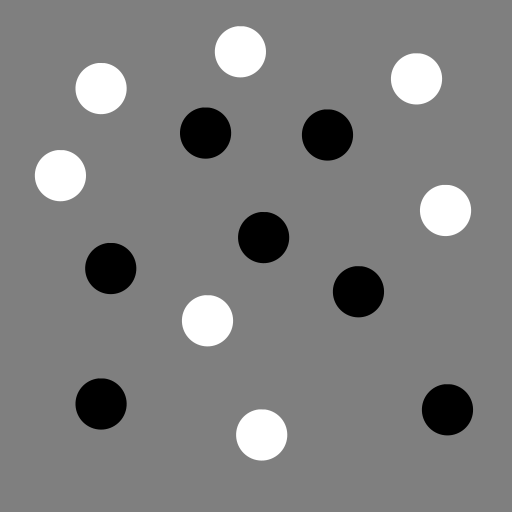
#> input picture data/week2/test_blob_uniform.png, 512 x 512 px
$ jupyter execute week02.ipynb
#> lines starting #> are read from the running program, lines starting #| are printed output that depends on the picture
### excercises/utils.py
import numpy as np
import scipy.linalg


def get_gaussian_kernel(sigma: float, kernel_size: int=None) -> np.ndarray:
    """
    Get a 1D Gaussian kernel of size kernel_size and standard deviation sigma.
    If kernel_size is not provided, it is set to 4*sigma.
    """

    if kernel_size is None:
        kernel_size = int(4 * sigma)

    t = sigma**2
    x = np.arange(-kernel_size, kernel_size+1, 1)

    kernel = np.exp(- x**2 / (2 * t)) / np.sqrt(2 * t * np.pi)

    return kernel / np.sum(kernel)


# [14 lines left out: function get_gaussian_kernel_1st_order, not called in this run]


def get_gaussian_kernel_2nd_order(sigma: float, kernel_size: int=None) -> np.ndarray:
    """
    Get a 1D 2nd order Gaussian kernel of size kernel_size and standard deviation sigma.
    If kernel_size is not provided, it is set to 4*sigma.
    """

    if kernel_size is None:
        kernel_size = int(4 * sigma)

    x = np.arange(-kernel_size, kernel_size+1, 1)

    kernel = (x**2 / sigma**4 - 1 / sigma**2) * np.exp(- x**2 / (2 * sigma**2)) / (sigma * np.sqrt(2 * np.pi))

    return kernel / np.sum(kernel)


# [85 lines left out: functions get_segmentation_boundary, get_segmentation_boundary_length, simple_smooth_curve, smooth_curve, predict_afine_transform, not called in this run]

### excercises/week02.ipynb
[cell 1]
from functools import partial

import numpy as np
import scipy.signal
import matplotlib.pyplot as plt
from PIL import Image
from skimage.feature import peak_local_max

from utils import get_gaussian_kernel_2nd_order, get_gaussian_kernel

[cell 2]
img_orig = Image.open('../data/week2/test_blob_uniform.png')
#> img_orig is the input picture: PIL image 512x512 L; min 0, max 255, mean 127.1
img_orig = np.array(img_orig)
img_orig = (img_orig - img_orig.mean()) / img_orig.std()
#> img_orig: shape (512, 512) float64

sigma = 19
coords_distance = 30
threshold = 1000

get_intensity = lambda img, treshold, yx: img[int(yx[0]), int(yx[1])] >= treshold

kernel = np.outer(
    get_gaussian_kernel_2nd_order(sigma),
    get_gaussian_kernel(sigma))

img = scipy.signal.convolve(img_orig, kernel, mode='same')
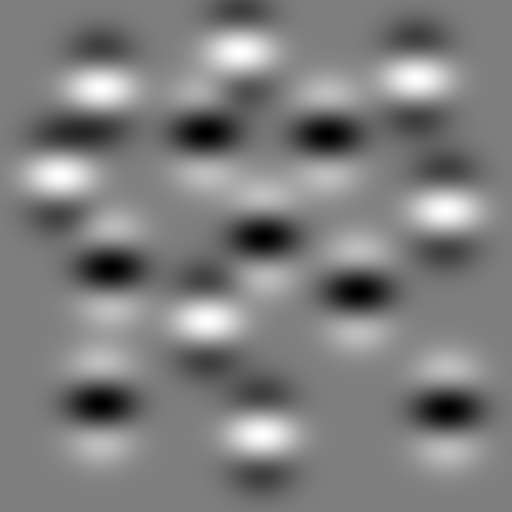
#> img: shape (512, 512) float64; min -1148.5, max 1157, mean 1.3; drawn with min black and max white
img += scipy.signal.convolve(img_orig, kernel.T, mode='same')
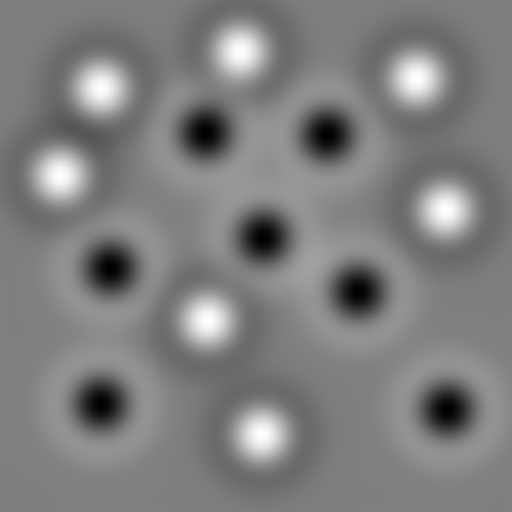
#> img: shape (512, 512) float64; min -2293, max 2310.7, mean 1.8; drawn with min black and max white


fig, ax = plt.subplots(1, 2, figsize=(10, 5))

ax[0].imshow(img_orig, cmap='gray')
ax[1].imshow(img, cmap='gray')

coords = peak_local_max(img, min_distance=coords_distance)
#> coords = 21 rows, first 8: [51, 240], [320, 207], [210, 445], [78, 416], [434, 261], [175, 60], [88, 101], [264, 311]
partial_get_intensity = partial(get_intensity, img, threshold)
coords = np.array(list(filter(partial_get_intensity, coords)))
#> coords = [[51, 240], [320, 207], [210, 445], [78, 416], [434, 261], [175, 60], [88, 101]]
ax[0].plot(coords[:, 1], coords[:, 0], 'r.')

for coord in coords:
    radius = np.sqrt(2) * sigma
    circle = plt.Circle(coord[::-1], radius, color='r', fill=False)
    ax[0].add_artist(circle)
#> this loop made 7 passes

plt.show()
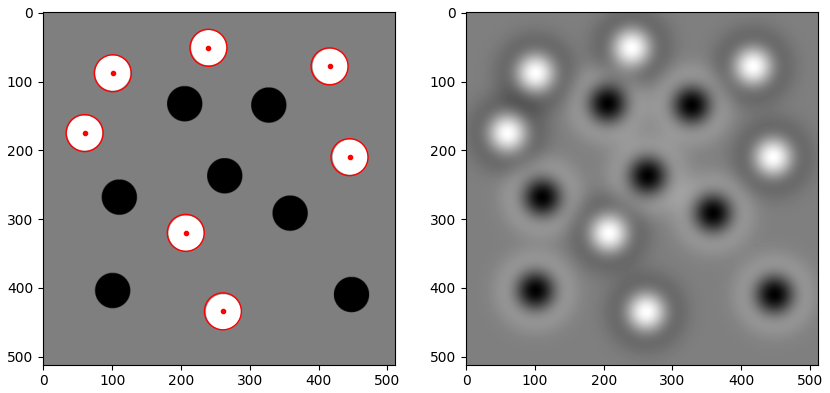
#> figure drawn by matplotlib, 2 panels
